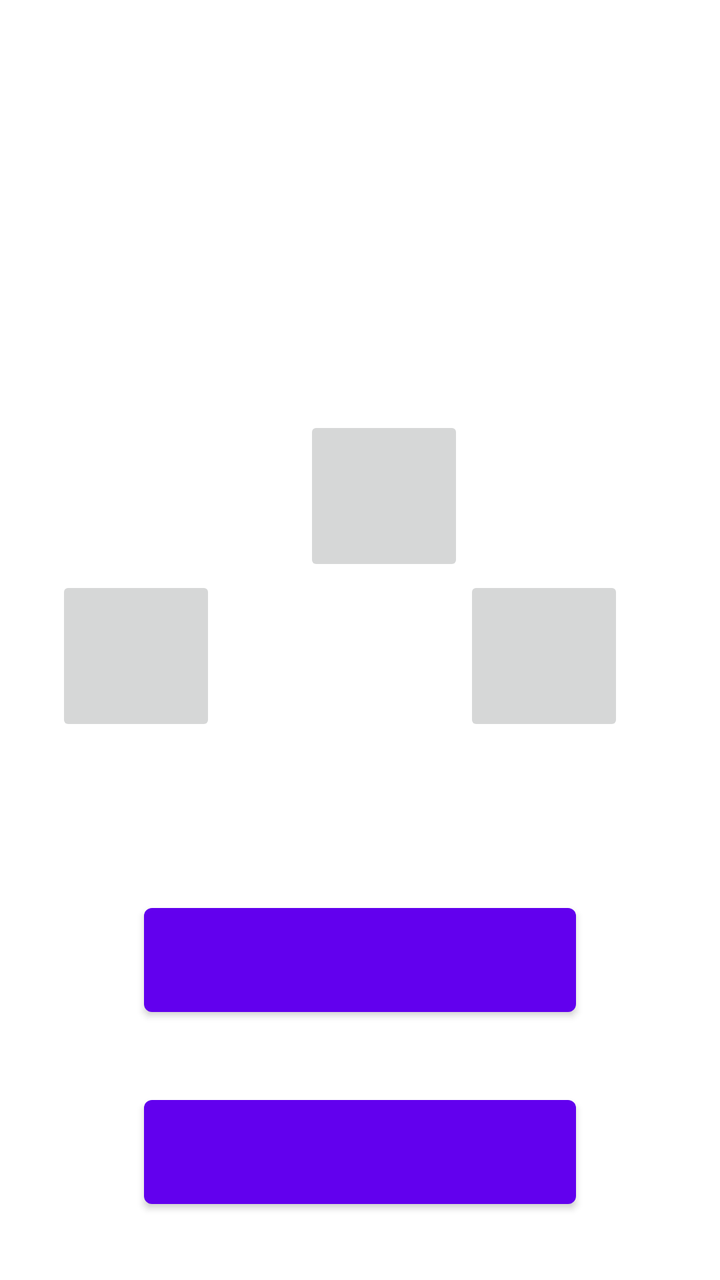
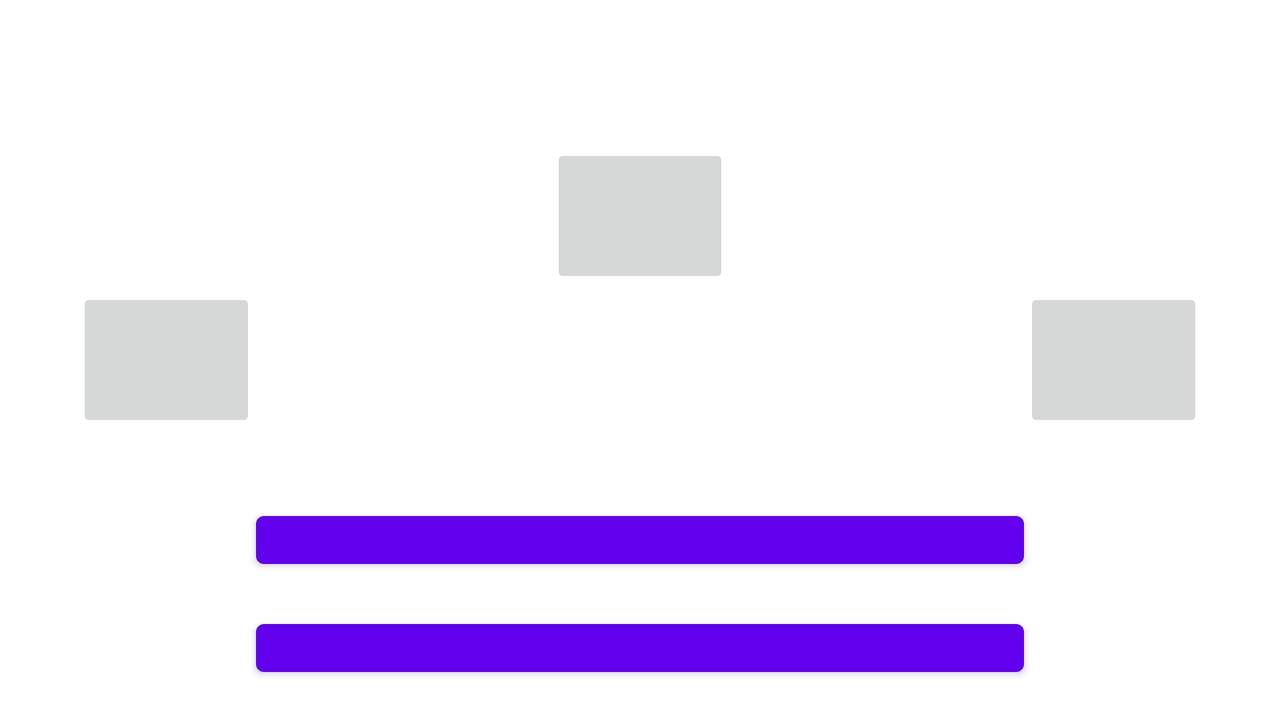

The same Android screen from two of the app's own layout files: first res/layout/ as a phone draws it, then the repository's variant for another configuration, drawn on a device whose configuration selects that folder. Both files follow.
<!-- AndroidManifest.xml: application theme Theme.LapTrinhAndroid_Lab8_Firebase -->
<!-- res/layout/activity_main__theme.xml -->
<?xml version="1.0" encoding="utf-8"?>
<androidx.constraintlayout.widget.ConstraintLayout xmlns:android="http://schemas.android.com/apk/res/android"
    xmlns:app="http://schemas.android.com/apk/res-auto"
    xmlns:tools="http://schemas.android.com/tools"
    android:layout_width="match_parent"
    android:layout_height="match_parent"
    tools:context=".Main_Theme_Activity">

    <androidx.constraintlayout.widget.Guideline
        android:id="@+id/guideline35"
        android:layout_width="wrap_content"
        android:layout_height="wrap_content"
        android:orientation="horizontal"
        app:layout_constraintGuide_percent="0.1" />

    <androidx.constraintlayout.widget.Guideline
        android:id="@+id/guideline36"
        android:layout_width="wrap_content"
        android:layout_height="wrap_content"
        android:orientation="horizontal"
        app:layout_constraintGuide_percent="0.2" />

    <androidx.constraintlayout.widget.Guideline
        android:id="@+id/guideline37"
        android:layout_width="wrap_content"
        android:layout_height="wrap_content"
        android:orientation="vertical"
        app:layout_constraintGuide_percent="0.2" />

    <androidx.constraintlayout.widget.Guideline
        android:id="@+id/guideline38"
        android:layout_width="wrap_content"
        android:layout_height="wrap_content"
        android:orientation="vertical"
        app:layout_constraintGuide_percent="0.8" />

    <TextView
        android:id="@+id/txt_the_title"
        android:layout_width="0dp"
        android:layout_height="0dp"
        android:gravity="center"
        android:textColor="@color/blue"
        android:textSize="18sp"
        app:layout_constraintBottom_toTopOf="@+id/guideline36"
        app:layout_constraintEnd_toStartOf="@+id/guideline38"
        app:layout_constraintStart_toStartOf="@+id/guideline37"
        app:layout_constraintTop_toTopOf="@+id/guideline35" />

    <ImageButton
        android:id="@+id/ibt_the_happy"
        android:layout_width="80dp"
        android:layout_height="80dp"
        android:layout_marginStart="28dp"
        android:layout_marginLeft="28dp"
        app:layout_constraintStart_toStartOf="parent"
        app:layout_constraintTop_toBottomOf="@+id/ibt_the_nothing" />

    <ImageButton
        android:id="@+id/ibt_the_nothing"
        android:layout_width="80dp"
        android:layout_height="80dp"
        android:layout_marginStart="80dp"
        android:layout_marginLeft="80dp"
        android:layout_marginTop="80dp"
        app:layout_constraintStart_toStartOf="@+id/guideline37"
        app:layout_constraintTop_toTopOf="@+id/guideline36" />

    <ImageButton
        android:id="@+id/ibt_the_unhappy"
        android:layout_width="80dp"
        android:layout_height="80dp"
        android:layout_marginEnd="48dp"
        android:layout_marginRight="48dp"
        app:layout_constraintBottom_toBottomOf="@+id/ibt_the_happy"
        app:layout_constraintEnd_toEndOf="parent"
        app:layout_constraintTop_toTopOf="@+id/ibt_the_happy" />

    <Button
        android:id="@+id/btn_the_finish"
        android:layout_width="0dp"
        android:layout_height="0dp"
        app:layout_constraintBottom_toTopOf="@+id/guideline49"
        app:layout_constraintEnd_toStartOf="@+id/guideline38"
        app:layout_constraintStart_toStartOf="@+id/guideline37"
        app:layout_constraintTop_toTopOf="@+id/guideline48" />

    <androidx.constraintlayout.widget.Guideline
        android:id="@+id/guideline48"
        android:layout_width="wrap_content"
        android:layout_height="wrap_content"
        android:orientation="horizontal"
        app:layout_constraintGuide_percent="0.7" />

    <androidx.constraintlayout.widget.Guideline
        android:id="@+id/guideline49"
        android:layout_width="wrap_content"
        android:layout_height="wrap_content"
        android:orientation="horizontal"
        app:layout_constraintGuide_percent="0.8" />

    <androidx.constraintlayout.widget.Guideline
        android:id="@+id/guideline50"
        android:layout_width="wrap_content"
        android:layout_height="wrap_content"
        android:orientation="horizontal"
        app:layout_constraintGuide_percent="0.85" />

    <androidx.constraintlayout.widget.Guideline
        android:id="@+id/guideline51"
        android:layout_width="wrap_content"
        android:layout_height="wrap_content"
        android:orientation="horizontal"
        app:layout_constraintGuide_percent="0.95" />

    <Button
        android:id="@+id/btn_the_signout"
        android:layout_width="0dp"
        android:layout_height="0dp"
        app:layout_constraintBottom_toTopOf="@+id/guideline51"
        app:layout_constraintEnd_toStartOf="@+id/guideline38"
        app:layout_constraintStart_toStartOf="@+id/guideline37"
        app:layout_constraintTop_toTopOf="@+id/guideline50" />


</androidx.constraintlayout.widget.ConstraintLayout>
<!-- resources referenced by this layout -->
<resources>
  <color name="blue">#0877CF</color>
  <style name="Theme.LapTrinhAndroid_Lab8_Firebase" parent="Theme.MaterialComponents.DayNight.DarkActionBar">
          
          <item name="colorPrimary">@color/purple_500</item>
          <item name="colorPrimaryVariant">@color/purple_700</item>
          <item name="colorOnPrimary">@color/white</item>
          
          <item name="colorSecondary">@color/teal_200</item>
          <item name="colorSecondaryVariant">@color/teal_700</item>
          <item name="colorOnSecondary">@color/black</item>
          
          <item name="android:statusBarColor" tools:targetApi="l">?attr/colorPrimaryVariant</item>
          
      </style>
  <color name="purple_500">#FF6200EE</color>
  <color name="purple_700">#FF3700B3</color>
  <color name="white">#FFFFFFFF</color>
  <color name="teal_200">#FF03DAC5</color>
  <color name="teal_700">#FF018786</color>
  <color name="black">#FF000000</color>
</resources>
<!-- res/layout-land/activity_main__theme.xml (the repository's variant of the layout above) -->
<!-- drawn on the phone turned sideways -->
<?xml version="1.0" encoding="utf-8"?>
<androidx.constraintlayout.widget.ConstraintLayout xmlns:android="http://schemas.android.com/apk/res/android"
    xmlns:app="http://schemas.android.com/apk/res-auto"
    xmlns:tools="http://schemas.android.com/tools"
    android:layout_width="match_parent"
    android:layout_height="match_parent"
    tools:context=".Main_Theme_Activity">

    <androidx.constraintlayout.widget.Guideline
        android:id="@+id/guideline35"
        android:layout_width="wrap_content"
        android:layout_height="wrap_content"
        android:orientation="horizontal"
        app:layout_constraintGuide_percent="0.1" />

    <androidx.constraintlayout.widget.Guideline
        android:id="@+id/guideline36"
        android:layout_width="wrap_content"
        android:layout_height="wrap_content"
        android:orientation="horizontal"
        app:layout_constraintGuide_percent="0.2" />

    <androidx.constraintlayout.widget.Guideline
        android:id="@+id/guideline37"
        android:layout_width="wrap_content"
        android:layout_height="wrap_content"
        android:orientation="vertical"
        app:layout_constraintGuide_percent="0.2" />

    <androidx.constraintlayout.widget.Guideline
        android:id="@+id/guideline38"
        android:layout_width="wrap_content"
        android:layout_height="wrap_content"
        android:orientation="vertical"
        app:layout_constraintGuide_percent="0.8" />

    <TextView
        android:id="@+id/txt_the_title"
        android:layout_width="0dp"
        android:layout_height="0dp"
        android:gravity="center"
        android:textColor="@color/blue"
        android:textSize="18sp"
        app:layout_constraintBottom_toTopOf="@+id/guideline36"
        app:layout_constraintEnd_toStartOf="@+id/guideline38"
        app:layout_constraintStart_toStartOf="@+id/guideline37"
        app:layout_constraintTop_toTopOf="@+id/guideline35" />

    <ImageButton
        android:id="@+id/ibt_the_happy"
        android:layout_width="0dp"
        android:layout_height="0dp"
        app:layout_constraintBottom_toTopOf="@+id/guideline44"
        app:layout_constraintEnd_toStartOf="@+id/guideline37"
        app:layout_constraintStart_toStartOf="@+id/guideline42"
        app:layout_constraintTop_toTopOf="@+id/guideline39" />

    <ImageButton
        android:id="@+id/ibt_the_nothing"
        android:layout_width="0dp"
        android:layout_height="0dp"
        app:layout_constraintBottom_toTopOf="@+id/guideline39"
        app:layout_constraintEnd_toStartOf="@+id/guideline41"
        app:layout_constraintStart_toStartOf="@+id/guideline40"
        app:layout_constraintTop_toTopOf="@+id/guideline36" />

    <ImageButton
        android:id="@+id/ibt_the_unhappy"
        android:layout_width="0dp"
        android:layout_height="0dp"
        app:layout_constraintBottom_toTopOf="@+id/guideline44"
        app:layout_constraintEnd_toStartOf="@+id/guideline43"
        app:layout_constraintStart_toStartOf="@+id/guideline38"
        app:layout_constraintTop_toTopOf="@+id/guideline39" />

    <Button
        android:id="@+id/btn_the_finish"
        android:layout_width="0dp"
        android:layout_height="0dp"
        app:layout_constraintBottom_toTopOf="@+id/guideline49"
        app:layout_constraintEnd_toStartOf="@+id/guideline38"
        app:layout_constraintStart_toStartOf="@+id/guideline37"
        app:layout_constraintTop_toTopOf="@+id/guideline48" />

    <androidx.constraintlayout.widget.Guideline
        android:id="@+id/guideline48"
        android:layout_width="wrap_content"
        android:layout_height="wrap_content"
        android:orientation="horizontal"
        app:layout_constraintGuide_percent="0.7" />

    <androidx.constraintlayout.widget.Guideline
        android:id="@+id/guideline49"
        android:layout_width="wrap_content"
        android:layout_height="wrap_content"
        android:orientation="horizontal"
        app:layout_constraintGuide_percent="0.8" />

    <androidx.constraintlayout.widget.Guideline
        android:id="@+id/guideline50"
        android:layout_width="wrap_content"
        android:layout_height="wrap_content"
        android:orientation="horizontal"
        app:layout_constraintGuide_percent="0.85" />

    <androidx.constraintlayout.widget.Guideline
        android:id="@+id/guideline51"
        android:layout_width="wrap_content"
        android:layout_height="wrap_content"
        android:orientation="horizontal"
        app:layout_constraintGuide_percent="0.95" />

    <Button
        android:id="@+id/btn_the_signout"
        android:layout_width="0dp"
        android:layout_height="0dp"
        app:layout_constraintBottom_toTopOf="@+id/guideline51"
        app:layout_constraintEnd_toStartOf="@+id/guideline38"
        app:layout_constraintStart_toStartOf="@+id/guideline37"
        app:layout_constraintTop_toTopOf="@+id/guideline50" />

    <androidx.constraintlayout.widget.Guideline
        android:id="@+id/guideline39"
        android:layout_width="wrap_content"
        android:layout_height="wrap_content"
        android:orientation="horizontal"
        app:layout_constraintGuide_percent="0.4" />

    <androidx.constraintlayout.widget.Guideline
        android:id="@+id/guideline40"
        android:layout_width="wrap_content"
        android:layout_height="wrap_content"
        android:orientation="vertical"
        app:layout_constraintGuide_percent="0.43" />

    <androidx.constraintlayout.widget.Guideline
        android:id="@+id/guideline41"
        android:layout_width="wrap_content"
        android:layout_height="wrap_content"
        android:orientation="vertical"
        app:layout_constraintGuide_percent="0.57" />

    <androidx.constraintlayout.widget.Guideline
        android:id="@+id/guideline42"
        android:layout_width="wrap_content"
        android:layout_height="wrap_content"
        android:orientation="vertical"
        app:layout_constraintGuide_percent="0.06" />

    <androidx.constraintlayout.widget.Guideline
        android:id="@+id/guideline43"
        android:layout_width="wrap_content"
        android:layout_height="wrap_content"
        android:orientation="vertical"
        app:layout_constraintGuide_percent="0.94" />

    <androidx.constraintlayout.widget.Guideline
        android:id="@+id/guideline44"
        android:layout_width="wrap_content"
        android:layout_height="wrap_content"
        android:orientation="horizontal"
        app:layout_constraintGuide_percent="0.6" />


</androidx.constraintlayout.widget.ConstraintLayout>
